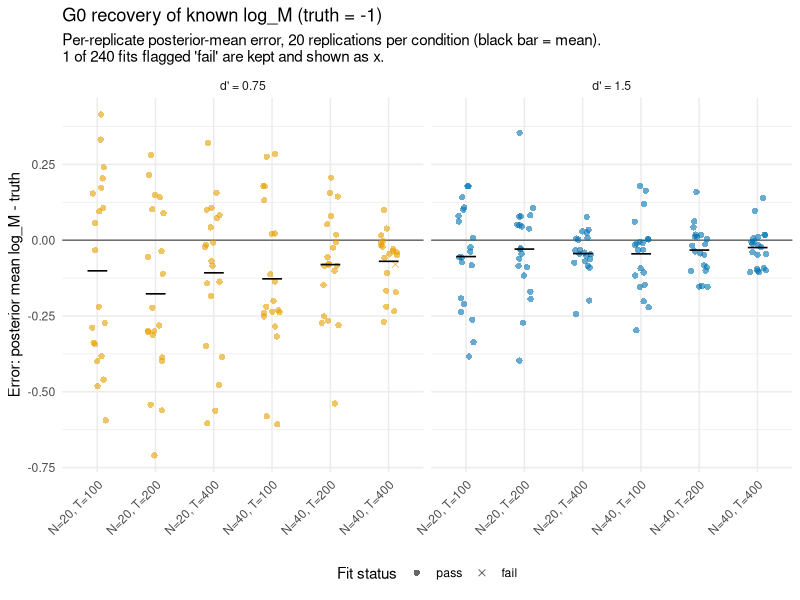
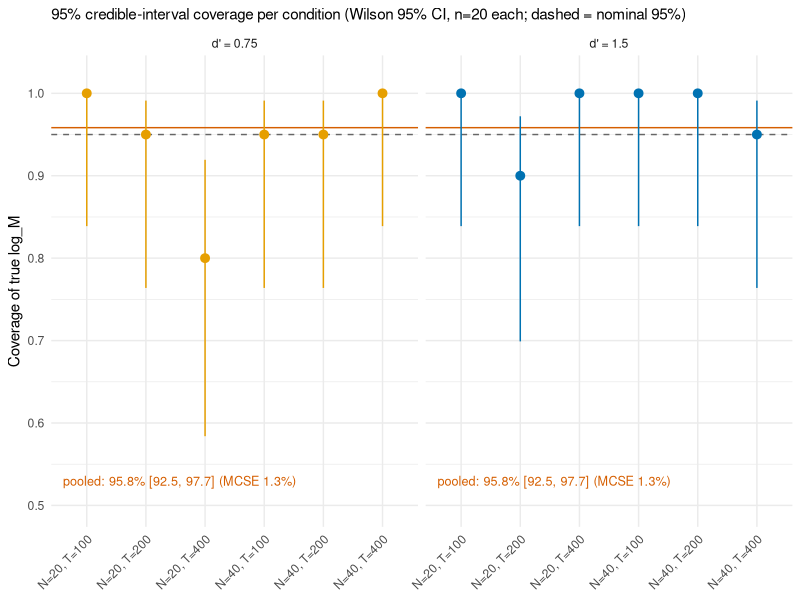

The R source for these figures, in order:
# Fig 2: G0 known-parameter recovery (protocol sections 3.1, 6.1, 6.4).
# Generator: G0 (Gaussian meta-d' model). Fitted model: hierarchical
# hmetad, normal(0,1) log_M prior, K=4. Estimand: population-level
# log_M (known truth -1). Uncertainty: per-replicate error shown as raw
# points (all 20 per condition, failed fits shown with a distinct shape,
# never suppressed) plus condition mean; coverage shown with Wilson 95%
# CIs and the pooled-across-cells estimate.
#
# Run from the project root: Rscript code/05_figures/fig_2_g0_validation.R

suppressPackageStartupMessages(library(dplyr))
library(ggplot2)

okabe <- c(orange = "#E69F00", sky = "#56B4E9", green = "#009E73", blue = "#0072B2", vermillion = "#D55E00")
log_M_truth <- -1

compiled <- readr::read_csv(here::here("data", "processed", "compiled_results.csv"), show_col_types = FALSE)
cov_summary <- readr::read_csv(here::here("data", "processed", "g0_recovery_summary.csv"), show_col_types = FALSE)
pooled <- readr::read_csv(here::here("data", "processed", "g0_pooled_coverage.csv"), show_col_types = FALSE)

g0 <- compiled |>
  dplyr::filter(generator == "g0", status %in% c("pass", "fail")) |>
  dplyr::mutate(
    error = log_M_mean - log_M_truth,
    condition = sprintf("N=%d, T=%d", n_participants, n_trials),
    dprime_label = factor(sprintf("d' = %s", dprime_target), levels = c("d' = 0.75", "d' = 1.5")),
    status = factor(status, levels = c("pass", "fail"))
  )

cond_levels <- unique(g0$condition[order(g0$n_participants, g0$n_trials)])
g0$condition <- factor(g0$condition, levels = cond_levels)

cov_summary <- cov_summary |>
  dplyr::mutate(
    condition = factor(sprintf("N=%d, T=%d", n_participants, n_trials), levels = cond_levels),
    dprime_label = factor(sprintf("d' = %s", dprime_target), levels = c("d' = 0.75", "d' = 1.5"))
  )

n_fail <- sum(g0$status == "fail")

p_bias <- ggplot(g0, aes(x = condition, y = error)) +
  geom_hline(yintercept = 0, color = "grey40") +
  geom_jitter(aes(shape = status, color = dprime_label), width = 0.15, alpha = 0.6, size = 1.8, show.legend = c(color = FALSE, shape = TRUE)) +
  stat_summary(fun = mean, geom = "point", shape = 95, size = 8, color = "black") +
  facet_wrap(~dprime_label) +
  scale_color_manual(values = c("d' = 0.75" = okabe[["orange"]], "d' = 1.5" = okabe[["blue"]])) +
  scale_shape_manual(values = c(pass = 16, fail = 4), drop = FALSE) +
  labs(
    title = "G0 recovery of known log_M (truth = -1)",
    subtitle = sprintf("Per-replicate posterior-mean error, 20 replications per condition (black bar = mean).\n%d of 240 fits flagged 'fail' are kept and shown as x.", n_fail),
    x = NULL, y = "Error: posterior mean log_M - truth", shape = "Fit status"
  ) +
  theme_minimal() +
  theme(axis.text.x = element_text(angle = 45, hjust = 1), legend.position = "bottom")

p_cov <- ggplot(cov_summary, aes(x = condition, y = coverage)) +
  geom_hline(yintercept = 0.95, linetype = "dashed", color = "grey40") +
  geom_hline(yintercept = pooled$coverage, color = okabe[["vermillion"]]) +
  geom_pointrange(aes(ymin = coverage_ci_low, ymax = coverage_ci_high, color = dprime_label), size = 0.5) +
  annotate("text", x = 0.6, y = 0.53, hjust = 0, color = okabe[["vermillion"]], size = 3.2,
           label = sprintf("pooled: %.1f%% [%.1f, %.1f] (MCSE %.1f%%)", pooled$coverage * 100,
                            pooled$coverage_ci_low * 100, pooled$coverage_ci_high * 100, pooled$mcse * 100)) +
  facet_wrap(~dprime_label) +
  scale_color_manual(values = c("d' = 0.75" = okabe[["orange"]], "d' = 1.5" = okabe[["blue"]]), guide = "none") +
  coord_cartesian(ylim = c(0.5, 1.02)) +
  labs(
    subtitle = "95% credible-interval coverage per condition (Wilson 95% CI, n=20 each; dashed = nominal 95%)",
    x = NULL, y = "Coverage of true log_M"
  ) +
  theme_minimal() +
  theme(axis.text.x = element_text(angle = 45, hjust = 1))

g <- gridExtra::arrangeGrob(p_bias, p_cov, ncol = 1, heights = c(1.15, 1))
ggsave(here::here("outputs", "figures", "fig_2_g0_validation.png"), g, width = 9, height = 9.5, dpi = 200)
cat("Wrote outputs/figures/fig_2_g0_validation.png\n")
